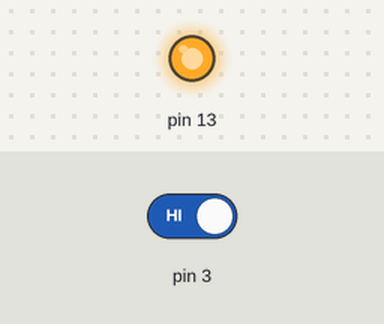
Recording of a sketch running on a simulated Arduino Uno, built with avr-gcc and run on an emulated ATmega328P. Parts: output pins drawn as LEDs (lit = HIGH). The test bench sets the inputs (shaded band); at power-on: pin 3 HIGH.

Above: at 1.2 s.
1.3 s: pin 3 driven LOW
At 1.7 s:
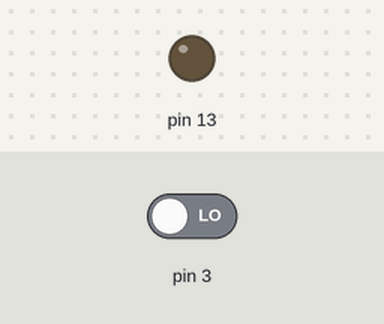
2.8 s: pin 3 driven HIGH
At 4.1 s:
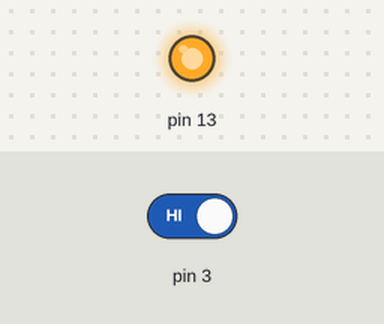
Timing chart, 0 to 5.8 s (numbered marks = the images above; inputs shaded):
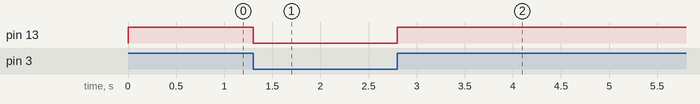

The sketch:

Reading.ino
```cpp
void setup() {
  pinMode(13,OUTPUT);
  digitalWrite(13,HIGH);
}

void loop() {
  int a=digitalRead(3);
  if (a==0){
    digitalWrite(13,0);
  }
  else{
    digitalWrite(13,1);
  }
}
```

Measured:
- after the input at 1.3 s, pin 13: HIGH → LOW at once
- after the input at 2.8 s, pin 13: LOW → HIGH at once
